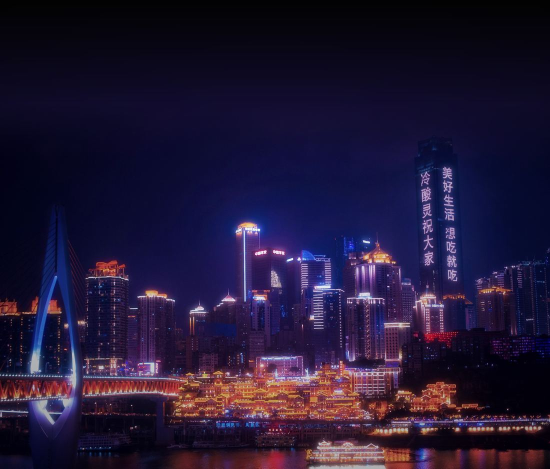
#> input picture fondos/chongqing-1100.jpg, 1100 x 938 px (shown at 1/2 size)
$ python ciudad_foto.py ../fondos/chongqing-1100.jpg
#> lines starting #> are read from the running program, lines starting #| are printed output that depends on the picture
# Pasa la foto de Chongqing a estética cyberpunk (magenta/cian), con brillo en las luces y cielo extra arriba.
from PIL import Image, ImageFilter, ImageEnhance, ImageChops, ImageOps
import sys
src = Image.open(sys.argv[1]).convert('RGB')
#> src is the input picture: PIL image 1100x938 RGB; mean R, G, B 34.1, 23.6, 53.8
W, H = src.size
#> W = 1100; H = 938
im = ImageEnhance.Contrast(src).enhance(1.12)
im = ImageEnhance.Color(im).enhance(1.25)
# mapa de color: sombras azul-violeta, medios magenta, luces crema/cian
gris = ImageOps.grayscale(im)
mapa = ImageOps.colorize(gris, black=(6, 4, 22), mid=(150, 40, 170), white=(210, 245, 255), blackpoint=0, whitepoint=255, midpoint=120)
im = Image.blend(im, mapa, 0.34)
# las luces doradas pasan a mezclar con magenta, pero se conservan algo del dorado
r, g, b = im.split()
b = b.point(lambda v: min(255, int(v * 1.12 + 10)))
r = r.point(lambda v: min(255, int(v * 1.04)))
im = Image.merge('RGB', (r, g, b))
# brillo (bloom): luces altas difuminadas sumadas en "screen"
altas = im.point(lambda v: 0 if v < 170 else v)
bloom = altas.filter(ImageFilter.GaussianBlur(14))
bloom = ImageEnhance.Brightness(bloom).enhance(0.9)
im = ImageChops.screen(im, bloom)
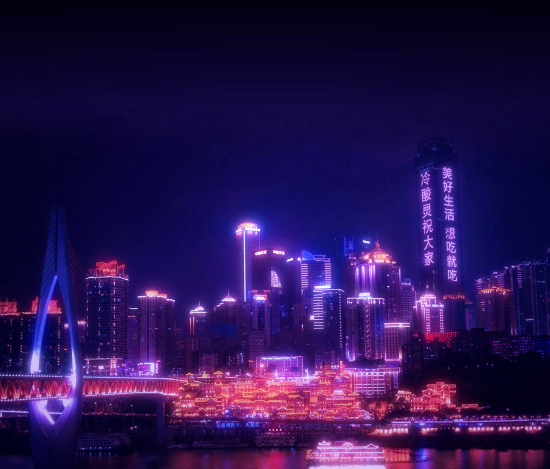
#> im: PIL image 1100x938 RGB (shown at 1/2 size); mean R, G, B 41.1, 19.4, 80.4
# cielo extra arriba (así las puntas de las torres no quedan debajo de las cintas de cotizaciones)
extra = int(H * 0.28)
#> extra = 262
lienzo = Image.new('RGB', (W, H + extra))
#> lienzo: PIL image 1100x1200 RGB; every value is 0
top = tuple(sum(im.getpixel((x, 6))[i] for x in range(0, W, 64)) // len(range(0, W, 64)) for i in range(3))
#> top = (2, 1, 17)
for y in range(extra):
    t = y / extra
    col = tuple(int(4 * (1 - t) + top[i] * t) for i in range(3))
    lienzo.paste(col, (0, y, W, y + 1))
#> this loop made 262 passes
#> col on passes 1 to 3: (4, 4, 4), (3, 3, 4), (3, 3, 4)
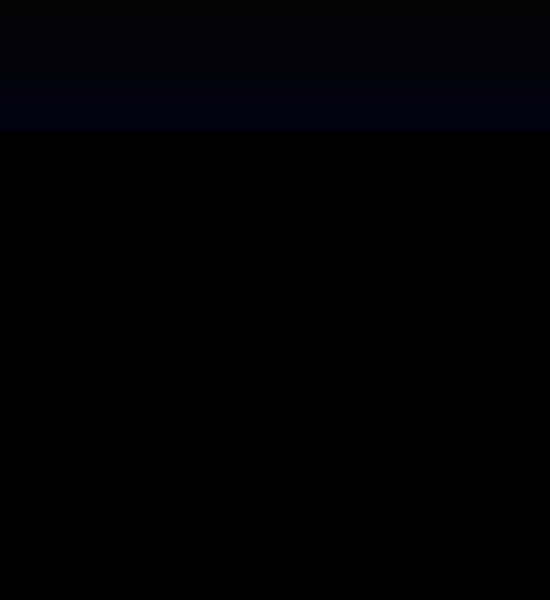
#> lienzo: PIL image 1100x1200 RGB (shown at 1/2 size); mean R, G, B 0.547, 0.438, 2.18
lienzo.paste(im, (0, extra))
# fundido suave entre el cielo nuevo y la foto
fund = Image.new("L", (W, 260))
#> fund: PIL image 1100x260 L; every value is 0
for y in range(260): fund.paste(int(255 * y / 260), (0, y, W, y + 1))
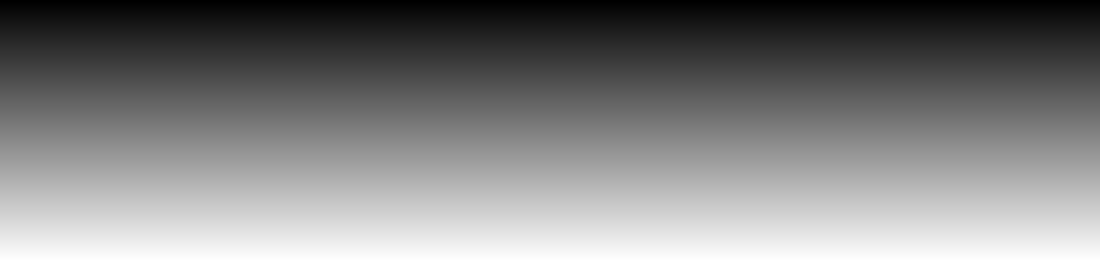
#> fund: PIL image 1100x260 L; min 0, max 254, mean 126.5
cielo = lienzo.crop((0, extra, W, extra + 260))
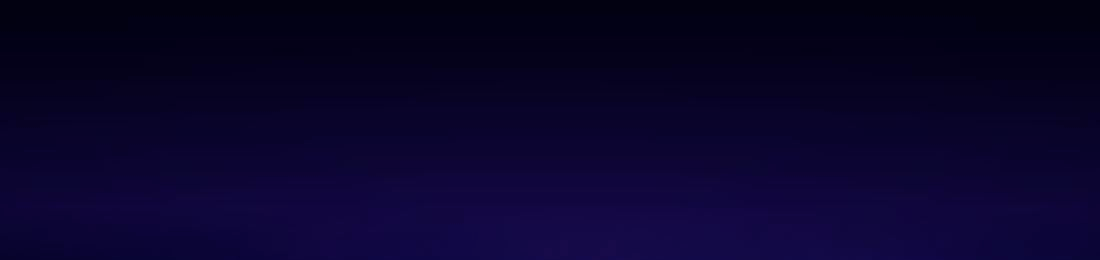
#> cielo: PIL image 1100x260 RGB; mean R, G, B 9.6, 3.9, 42.7
plano = Image.new("RGB", (W, 260), top)
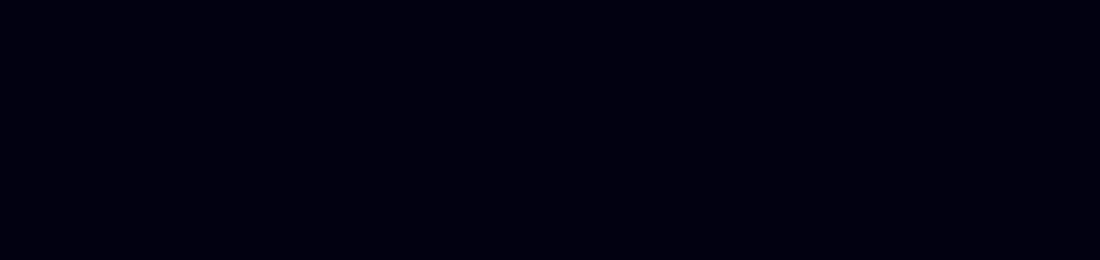
#> plano: PIL image 1100x260 RGB; mean R, G, B 2, 1, 17
lienzo.paste(Image.composite(cielo, plano, fund), (0, extra))
# viñeta
vin = Image.new('L', lienzo.size, 0)
#> vin: PIL image 1100x1200 L; every value is 0
vin = ImageOps.invert(Image.radial_gradient('L').resize(lienzo.size))
vin = vin.point(lambda v: int(v * 0.4 + 150))
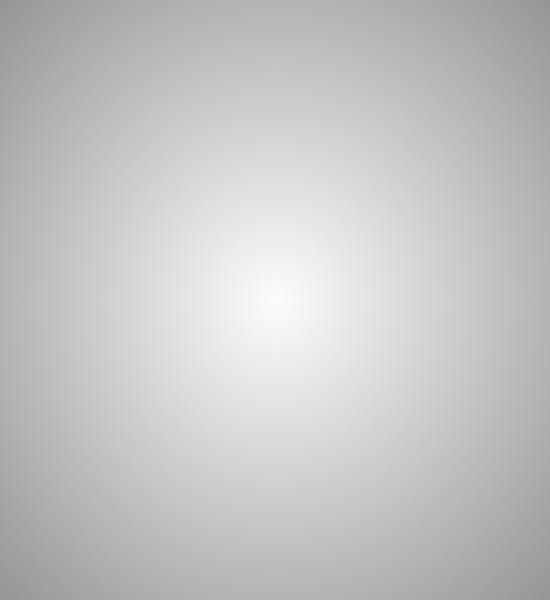
#> vin: PIL image 1100x1200 L (shown at 1/2 size); min 150, max 252, mean 196.4
lienzo = ImageChops.multiply(lienzo, Image.merge('RGB', (vin, vin, vin)))
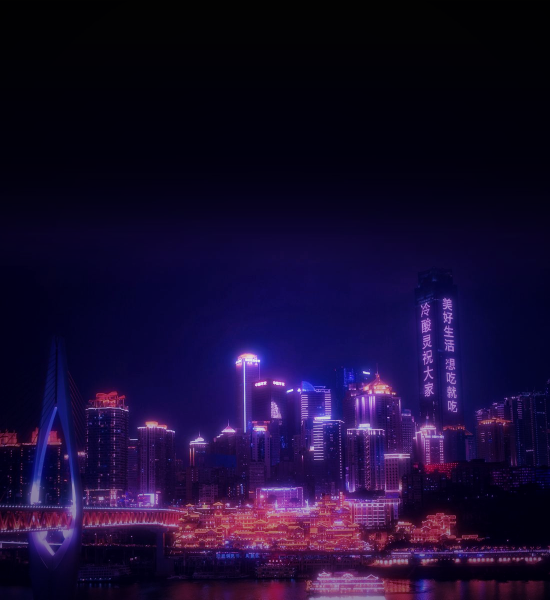
#> lienzo: PIL image 1100x1200 RGB (shown at 1/2 size); mean R, G, B 24.4, 11.5, 49.5
for ancho, nombre in ((2000, 'chongqing-2000'), (1100, 'chongqing-1100')):
    alto = int(lienzo.size[1] * ancho / lienzo.size[0])
    out = lienzo.resize((ancho, alto), Image.LANCZOS)
    out.save(nombre + '.webp', 'WEBP', quality=72, method=6)
    out.save(nombre + '.jpg', 'JPEG', quality=78, optimize=True, progressive=True)
    print(nombre, out.size)

$ run again, with fondos/ciudad3-1200.jpg copied over fondos/chongqing-1100.jpg
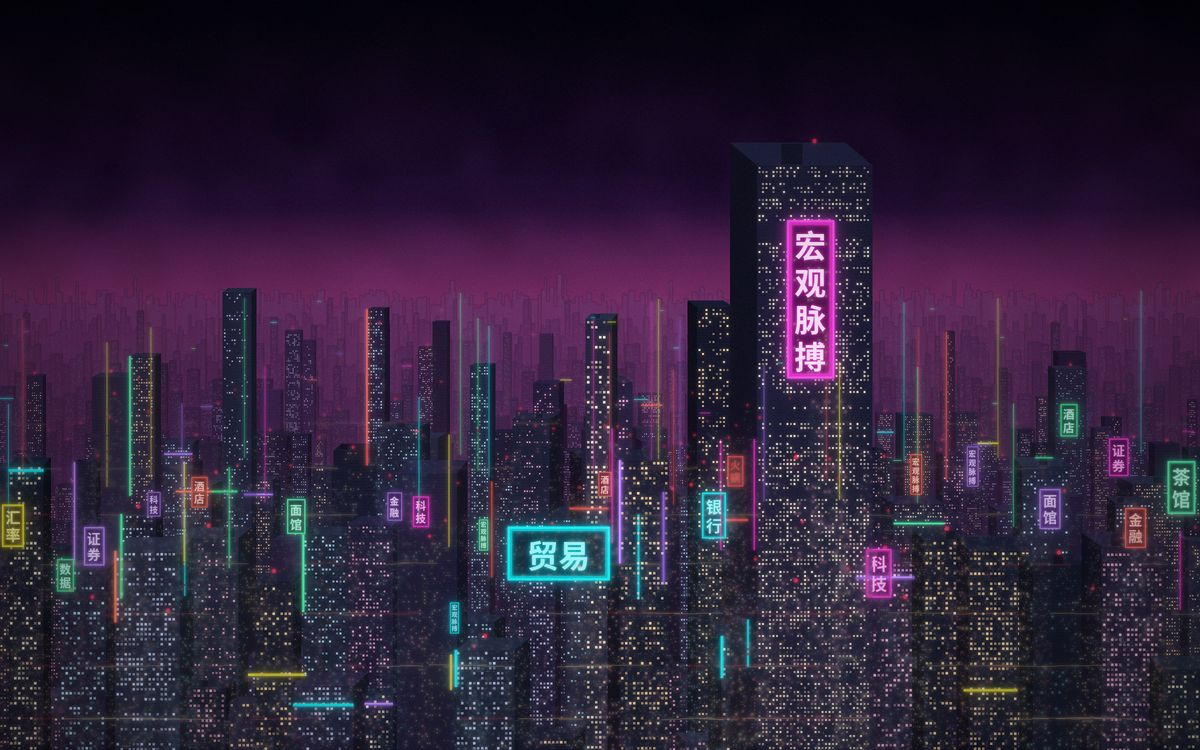
#> input picture fondos/ciudad3-1200.jpg, 1200 x 750 px
#> src is the input picture: PIL image 1200x750 RGB; mean R, G, B 47.6, 34.1, 57.2
#> `im = ImageChops.screen(im, bloom)`:
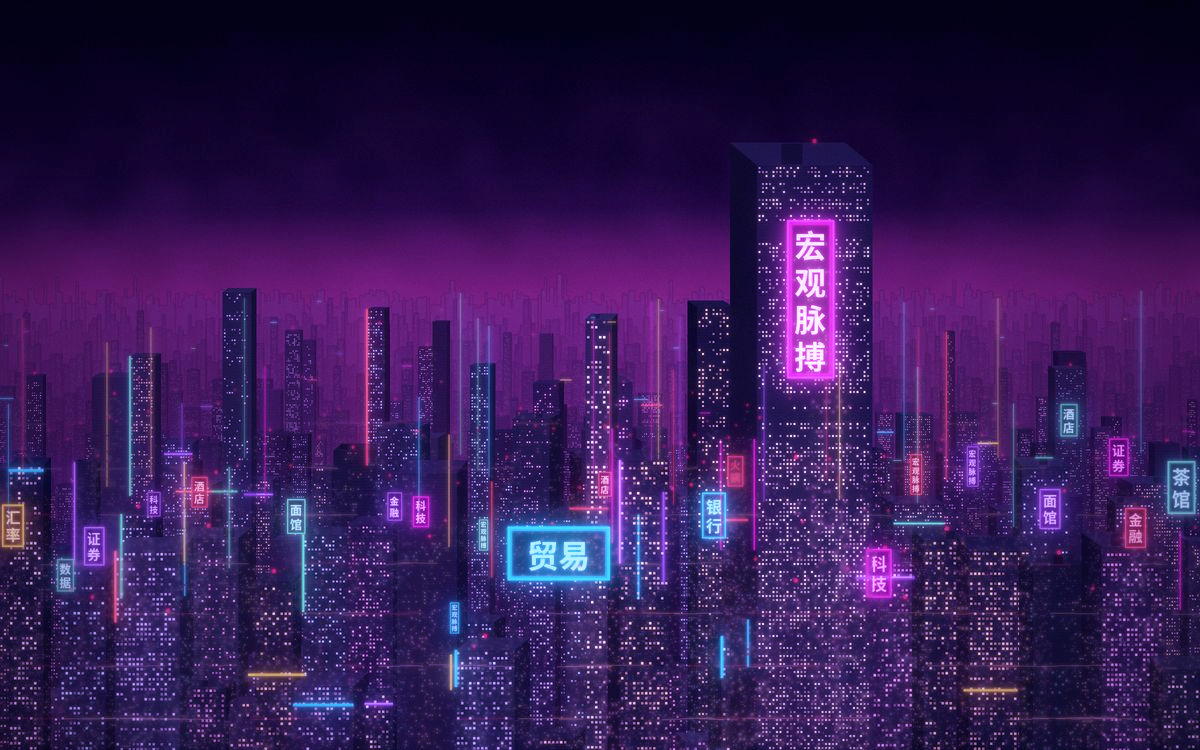
#> im: PIL image 1200x750 RGB; mean R, G, B 53.6, 26.9, 85.9
#> top = (2, 1, 23)
#> the loop `for y in range(extra):` made 210 passes
#> col on passes 1 to 3: (4, 4, 4), (3, 3, 4), (3, 3, 4)
#> `lienzo = ImageChops.multiply(lienzo, Image.merge('RGB', (vin, vin, vin..`:
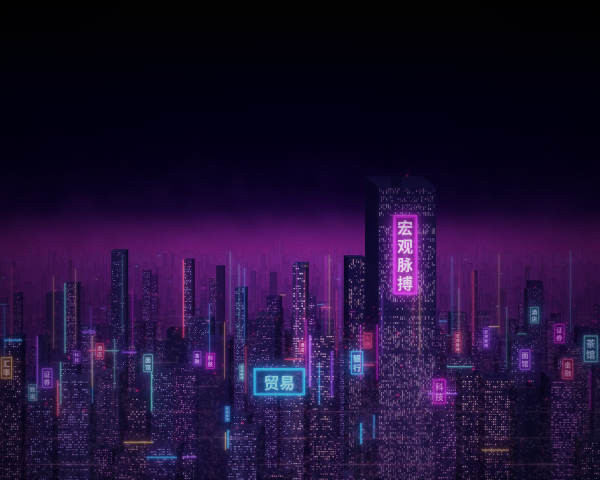
#> lienzo: PIL image 1200x960 RGB (shown at 1/2 size); mean R, G, B 32, 16, 52.9
